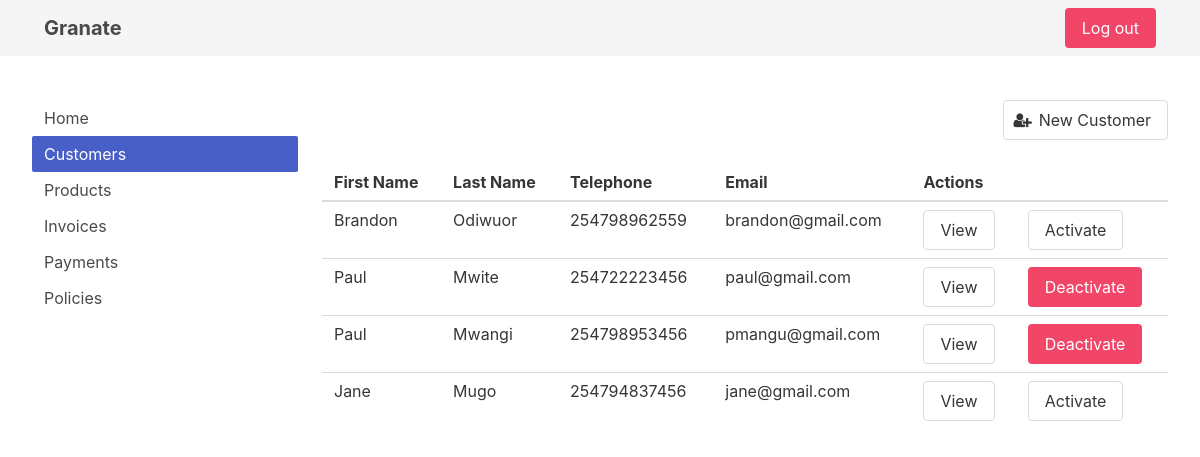
Page /customers/ (signed in) on the earlier database version.
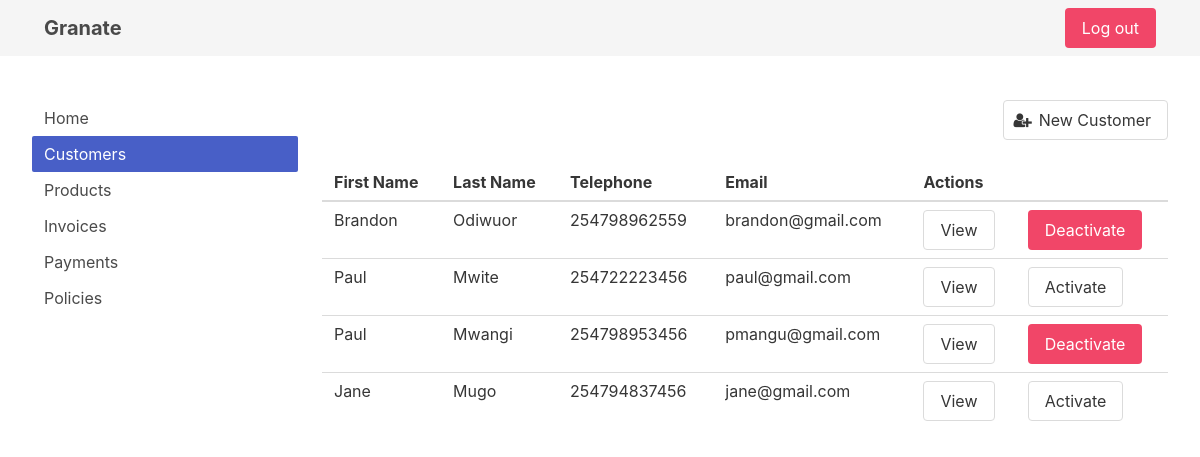
Same page on the later database version.
### app/models.py (models this page shows, shortened)
class Base(db.Model):
    __abstract__ = True
    id = db.Column(db.Integer, primary_key=True)
    created_at = db.Column(db.DateTime,  default=db.func.current_timestamp())
    updated_at = db.Column(db.DateTime,  default=db.func.current_timestamp(),
                           onupdate=db.func.current_timestamp())

class Customer(Base):
    __tablename__ = 'customers'
    f_name = db.Column(db.String(20), nullable=False)
    l_name = db.Column(db.String(20),  nullable=False)
    id_no = db.Column(db.String(8), unique=True,  nullable=False)
    email = db.Column(db.String(100), unique=True, nullable=False)
    phone = db.Column(db.String(9), unique=True, nullable=False)
    status = db.Column(db.Enum(CustomerStatus), nullable=False)
    password_hash = db.Column(db.String(200), nullable=False)
    def is_active(self):
        return self.status == CustomerStatus.ACTIVE

### app/views.py (the view)
@mod_app.route('/customers/', methods=['GET'])
@login_required
def customers():
    customers = get_customers()
    return render_template("customers.html", customers=customers)

### app/controllers.py (called while the page is built)
def get_customers():
    return Customer.query.all()

### app/views.py (called while the page is built)
def login_required(view):
    @functools.wraps(view)
    def wrapped_view(**kwargs):
        if 'authorization' not in session:
            return redirect(url_for('app.signin'))
        return view(**kwargs)
    return wrapped_view

### app/templates/customers.html (shortened to what this page needs)
{% extends "layout.html" %} {% include 'partials/login_navbar.html' %} {% block page %}
<div class="container is-fluid">
  <div class="columns" style="margin-top: 2em">
    <div class="column">
      {% include 'partials/sidenav.html' %}
    </div>
    <div class="column is-three-quarters">
      <div class="level">
        <div class="level-right">
          <a href="/new-customer" class="button">
            <span class="icon">
              <i class="fa fa-user-plus"></i>
            </span>
            <span>New Customer</span>
          </a>
        </div>
      </div>
      <table class="table is-fullwidth">
        <thead>
          <tr>
            <th>First Name</th>
            <th>Last Name</th>
            <th>Telephone</th>
            <th>Email</th>
            <th colspan="2">Actions</th>
          </tr>
        </thead>
        <tbody>
          {% for customer in customers %}
          <tr>
            <td>{{ customer.f_name }}</td>
            <td>{{ customer.l_name }}</td>
            <td>{{ '254%s' % customer.phone }}</td>
            <td>{{ customer.email }}</td>
            <td><a href="#" class="button">View</a></td>
            <td>
              {% if customer.is_active() %}
              <a
                href="{{'/update-customer-status/%s' % customer.id }}"
                class="button is-danger"
                >Deactivate</a
              >
              {% else %}
              <a
                href="{{'/update-customer-status/%s' % customer.id }}"
                class="button"
                >Activate</a
              >
              {% endif %}
            </td>
          </tr>
          {% endfor %}
        </tbody>
      </table>
    </div>
  </div>
</div>
{% endblock page %}

### app/templates/layout.html (shortened to what this page needs)
<!DOCTYPE html>
<html>
  <head>
    <link rel="stylesheet" href="../static/assets/font-awesome/css/font-awesome.min.css">
    <link rel="stylesheet" href="https://cdn.jsdelivr.net/npm/bulma@0.9.1/css/bulma.min.css">
  </head>
  <body>
    <div class="">
      {% block page %}{% endblock %}
    </div>
  </body>
</html>

### app/templates/partials/login_navbar.html (shortened to what this page needs)
<nav class="navbar is-light container is-fluid" role="navigation" aria-label="main navigation">
    <div class="navbar-brand">
      <a class="navbar-item" href="/">
        <span class="has-text-weight-bold is-size-5" style="padding-left: 0em;">Granate</span>
      </a>
    </div>
    <div id="navbarBasicExample" class="navbar-menu">
      <div class="navbar-end">
        <div class="navbar-item">
          <div class="buttons">
            <a class="button is-danger" href="/signout"> Log out </a>
          </div>
        </div>
      </div>
    </div>
  </nav>

### app/templates/partials/sidenav.html (shortened to what this page needs)
<nav class="menu">
  <ul class="menu-list">
    <li>
      <a
        href="/admin"
      > Home </a>
    </li>
    <li>
      <a
        href="/customers"
        {% if request.path == '/customers/' %} class="is-active"{% endif %}
      > Customers </a>
    </li>
    <li>
      <a
        href="/products"
      > Products </a>
    </li>
    <li>
      <a
        href="/invoices"
      > Invoices </a>
    </li>
    <li>
      <a href="#"> Payments </a>
    </li>
    <li>
      <a href="#"> Policies </a>
    </li>
  </ul>
</nav>

Differences in the rows shown:
changed Customer "Brandon": status "Activate" → "Deactivate"
changed Customer "Mwite": status "Deactivate" → "Activate"
